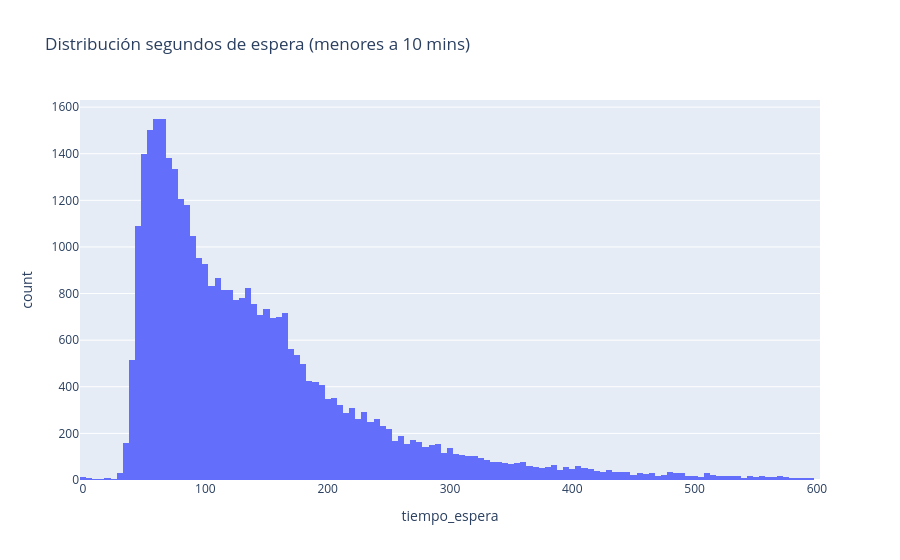

Here is the notebook cell this chart was saved with:
### Code cell
px.histogram(df_original[df_original.tiempo_espera < 10 * 60], 'tiempo_espera', title='Distribución segundos de espera (menores a 10 mins)')

### Figure 1 — Plotly figure (JSON) as saved in the notebook; plotly's stock layout.template omitted (floating-point values rounded to 4 significant figures; data arrays with more than 128 entries replaced by an {"elided": "..."} marker saying what was removed)
{"data": [{"bingroup": "x", "hovertemplate": "tiempo_espera=%{x}<br>count=%{y}<extra></extra>", "legendgroup": "", "marker": {"color": "#636efa", "pattern": {"shape": ""}}, "name": "", "orientation": "v", "showlegend": false, "type": "histogram", "x": {"elided": "35837 float values"}, "xaxis": "x", "yaxis": "y"}], "layout": {"barmode": "relative", "legend": {"tracegroupgap": 0}, "title": {"text": "Distribución segundos de espera (menores a 10 mins)"}, "xaxis": {"anchor": "y", "domain": [0, 1], "title": {"text": "tiempo_espera"}}, "yaxis": {"anchor": "x", "domain": [0, 1], "title": {"text": "count"}}}}
